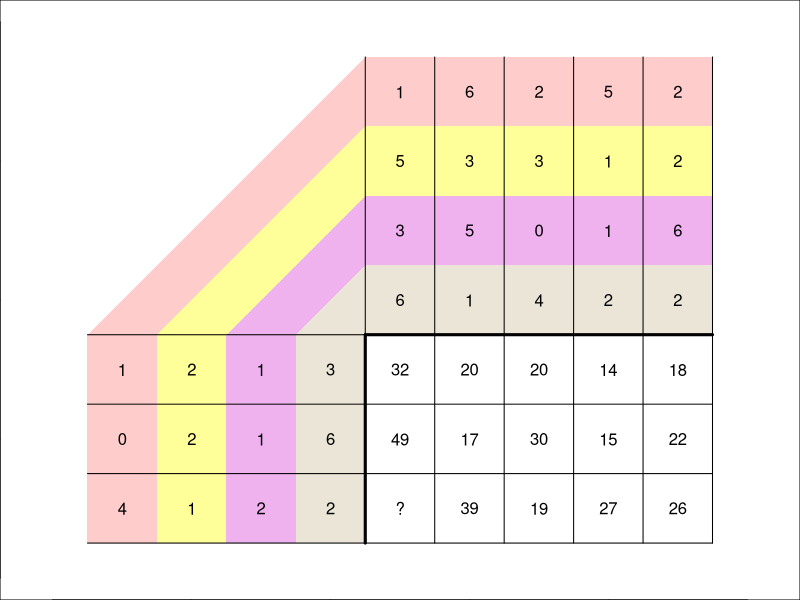
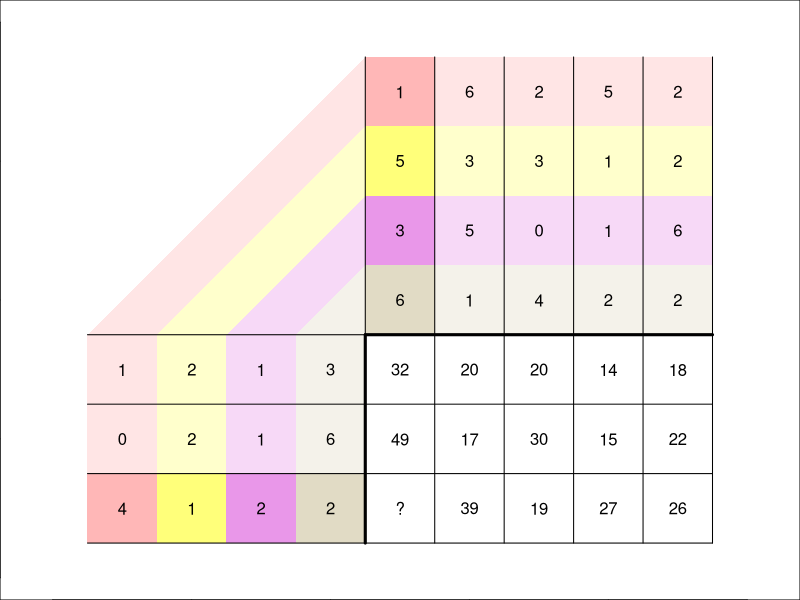

The R script that drew these images, in order:
## ---- chunk 1
matpr = function(A){
  pra = "\\begin{bmatrix}\n"
  for(i in 1:dim(A)[1]){
    pra = paste0(pra,paste0(A[i,],collapse=" & "))
    if(i<dim(A)[1]){pra = paste0(pra,"\\\\\n")} else {pra = paste0(pra,"\n")}
  }
  pra = paste0(pra,"\\end{bmatrix}")
  return(pra)
}

nf = 4
ns = 5
np = 3

while(T){
    P = matrix(sample(0:6,nf*ns,T),ncol=nf)
    Q = matrix(sample(0:6,nf*np,T),nrow=nf)
    C = P%*%Q
    unki = sample(1:np,1)
    unkj = sample(1:ns,1)
    
    solq = Q[1:nf,unki]
    solp = P[unkj,1:nf]
    
    nr = np+nf
    nc = ns+nf
    if(min(C)>0 && max(C)<100 && length(unique(solq))>2 && length(unique(solp))>2){break}
}


smm = function(M){
  dastras = character()
  for(i in 1:dim(M)[1]){
    dastras = c(dastras,paste0(M[i,],collapse=","))
  }
  s = paste0("[[",paste0(dastras,collapse="],\n            ["),"]]")
  return(s)
}

smm2 = function(M){
  dastras = character()
  for(i in 1:dim(M)[1]){
    dastras = c(dastras,paste0(sprintf("%.2f",M[i,]),collapse=","))
  }
  s = paste0("[[",paste0(dastras,collapse="],\n            ["),"]]")
  return(s)
}

A = t(Q)
B = t(P)
## ---- chunk 2
par(mar=c(0,0,0,0))
plot(0,0,"n",xlim=c(0,nc+1),ylim=c(0,nr+1),asp=1)

clrs = c("red","yellow","maroon","tan")
clrs = c(rgb(1,0,0,0.2),rgb(1,1,0,0.4),rgb(0.8,0,0.8,0.3),rgb(0.6,0.5,0.2,0.2))
clrs2 = c(rgb(1,0,0),rgb(1,1,0),rgb(0.8,0,0.8),rgb(0.6,0.5,0.2))
for(i in 1:nf){
    polygon(c(i-0.5,i-0.5,nf+0.5,nf+ns+0.5,nf+ns+0.5,nf+0.5,i+0.5,i+0.5),
            c(0.5,np+0.5,np+nf-i+1.5,np+nf-i+1.5,np+nf-i+0.5,np+nf-i+0.5,np+0.5,0.5),col=clrs[i],border = F)
    xt1 = i-0.3
    xt2 = nf+0.5
    yt1 = np+0.5
    yt2 = np+nf-i+1.3
    srt = atan2(yt2-yt1,xt2-xt1)/pi*180
}

for(i in 1:np){
    for(j in 1:nf){
        text(j,np-i+1,Q[j,i])
    }
}

for(i in 1:nf){
    for(j in 1:ns){
        text(j+nf,np+nf-i+1,sprintf("%d",P[j,i]))
    }
}

for(i in 1:np){
    for(j in 1:ns){
        if(i != unki || j!= unkj){
            text(nf+j,np+1-i,sprintf("%d",C[j,i]))
        } else {
            text(nf+j,np+1-i,"?")
        }
    }
}

for(i in 0:np){
    lines(c(0.5,nc+0.5),c(i,i)+0.5)
}
for(i in 0:ns){
    lines(nf+c(i,i)+0.5,c(0.5,np+nf+0.5))
}

lines(c(np+1.5,np+1.5),c(nf,1)-0.5,lwd=3)
lines(c(np+1.5,np+ns+1.5),c(nf,nf)-0.5,lwd=3)


## ---- chunk 3
par(mar=c(0,0,0,0))
plot(0,0,"n",xlim=c(0,nc+1),ylim=c(0,nr+1),asp=1)

clrs = c("red","yellow","maroon","tan")
clrs = c(rgb(1,0,0,0.2),rgb(1,1,0,0.4),rgb(0.8,0,0.8,0.3),rgb(0.6,0.5,0.2,0.2))
clrs2 = c(rgb(1,0,0),rgb(1,1,0),rgb(0.8,0,0.8),rgb(0.6,0.5,0.2))
clrs3 = c(rgb(1,0,0,0.1),rgb(1,1,0,0.2),rgb(0.8,0,0.8,0.15),rgb(0.6,0.5,0.2,0.1))
for(i in 1:nf){
    polygon(c(i-0.5,i-0.5,nf+0.5,nf+ns+0.5,nf+ns+0.5,nf+0.5,i+0.5,i+0.5),
            c(0.5,np+0.5,np+nf-i+1.5,np+nf-i+1.5,np+nf-i+0.5,np+nf-i+0.5,np+0.5,0.5),col=clrs3[i],border = F)
    xt1 = i-0.3
    xt2 = nf+0.5
    yt1 = np+0.5
    yt2 = np+nf-i+1.3
    srt = atan2(yt2-yt1,xt2-xt1)/pi*180
    # text((xt1+xt2)/2,(yt1+yt2)/2,foods[i],srt=srt,cex=0.8)
}

for(jj in 1:nf){
    polygon(c(jj-0.5,jj+0.5,jj+0.5,jj-0.5),np+1-c(unki-0.5,unki-0.5,unki+0.5,unki+0.5),col=clrs[jj],border=F)
    polygon(nf+c(unkj-0.5,unkj-0.5,unkj+0.5,unkj+0.5),np+nf+1-c(jj-0.5,jj+0.5,jj+0.5,jj-0.5),col=clrs[jj],border=F)
}

for(i in 1:np){
    for(j in 1:nf){
        text(j,np-i+1,Q[j,i])
    }
}

for(i in 1:nf){
    for(j in 1:ns){
        text(j+nf,np+nf-i+1,sprintf("%d",P[j,i]))
    }
}

# text(nf/2+0.5,0,"Shopping lists (pounds)")
# text(nf+ns+1,np+nf/2+0.5,"Unit costs ($/pound)",srt=-90)
# text(nf+ns/2+0.5,0,"Total costs ($)")

for(i in 1:np){
    for(j in 1:ns){
        if(i != unki || j!= unkj){
            text(nf+j,np+1-i,sprintf("%d",C[j,i]))
        } else {
            text(nf+j,np+1-i,"?")
        }
    }
}

for(i in 0:np){
    lines(c(0.5,nc+0.5),c(i,i)+0.5)
}
for(i in 0:ns){
    lines(nf+c(i,i)+0.5,c(0.5,np+nf+0.5))
}

lines(c(np+1.5,np+1.5),c(nf,1)-0.5,lwd=3)
lines(c(np+1.5,np+ns+1.5),c(nf,nf)-0.5,lwd=3)
